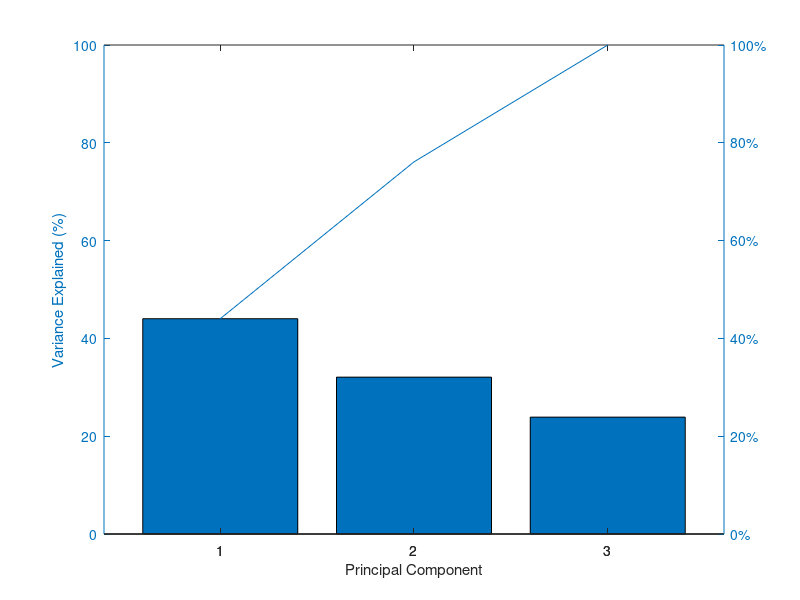
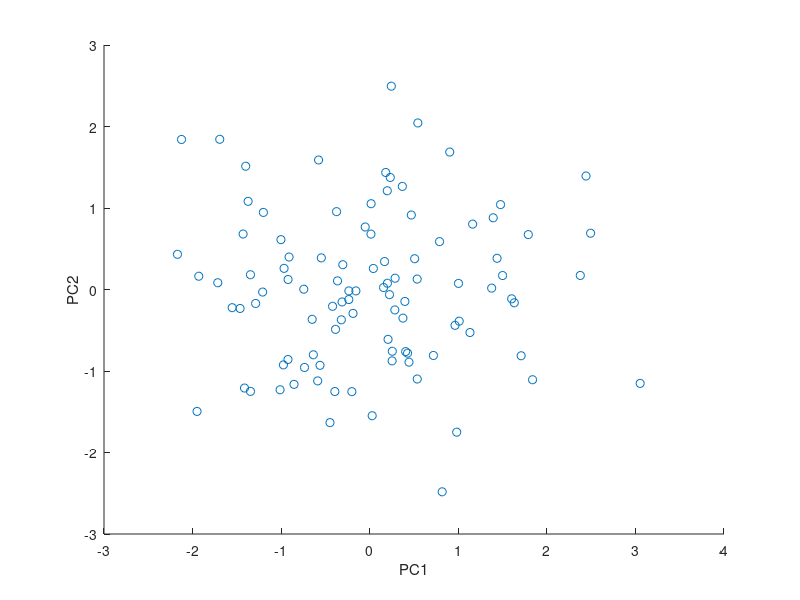

MATLAB code for these plots, in order:
% principle component analysis (pca)


% Sample data
data = randn(100, 3); % Example 100 samples with 3 features

% Perform PCA
[coeff, score, latent, ~, explained] = pca(data);

% coeff: Principal component coefficients (eigenvectors)
% score: Principal component scores (transformed data)
% latent: Eigenvalues of the covariance matrix
% explained: Percentage of variance explained by each principal component

close all

figure

% Plot percentage of variance explained
pareto(explained);
xlabel('Principal Component');
ylabel('Variance Explained (%)');

figure

% Plot first two principal components
scatter(score(:,1), score(:,2));
xlabel('PC1');
ylabel('PC2');